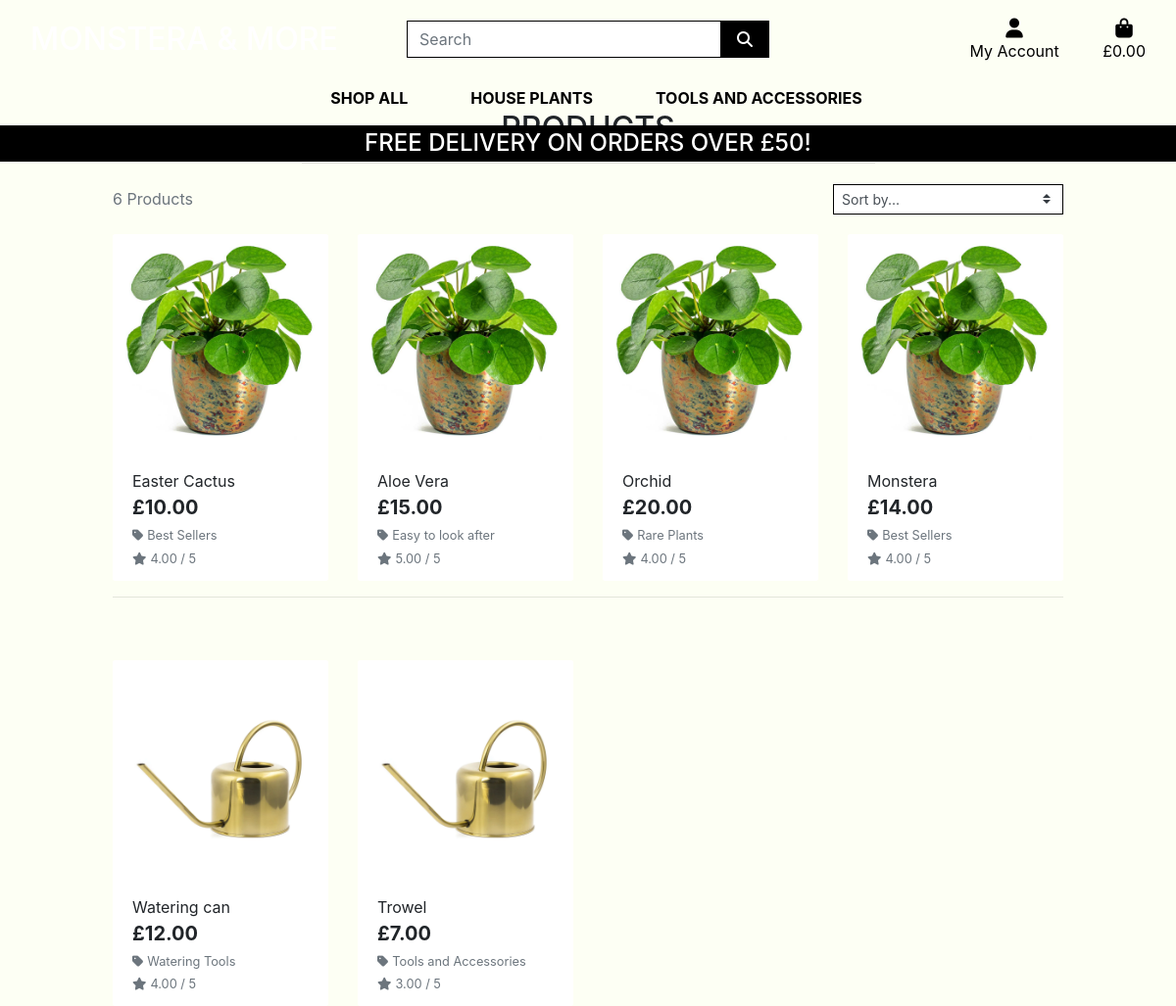
Screenshot of /products/ with the database file from the repository.
### products/models.py (models this page shows, shortened)
class Product(models.Model):
    category = models.ForeignKey('Category', null=True, blank=True, on_delete=models.SET_NULL)
    plant = models.BooleanField(null=True, blank=True)
    sku = models.CharField(max_length=254, null=True, blank=True)
    name = models.CharField(max_length=254)
    description = models.TextField()
    has_sizes = models.BooleanField(default=False, null=True, blank=True)
    price = models.DecimalField(max_digits=6, decimal_places=2)
    rating = models.DecimalField(max_digits=6, decimal_places=2, null=True, blank=True)
    image_url = models.URLField(max_length=1024, null=True, blank=True)
    image = models.ImageField(null=True, blank=True)

class Category(models.Model):
    class Meta:
        verbose_name_plural = 'Categories'
    name = models.CharField(max_length=254)
    friendly_name = models.CharField(max_length=254, null=True, blank=True)

### products/views.py (the view, shortened to what this page needs)
# urls.py: path('', views.all_products, name='products'),
def all_products(request):
    products = Product.objects.all()
    query = None
    categories = None
    sort = None
    direction = None
    current_sorting = f'{sort}_{direction}'
    context = {
        'products': products,
        'search_term': query,
        'current_categories': categories,
        'current_sorting': current_sorting,
    }
    return render(request, 'products/products.html', context)

### bag/contexts.py (called while the page is built, shortened)
def bag_contents(request):
    bag_items = []
    total = 0
    product_count = 0
    bag = request.session.get('bag', {})
    if total < settings.FREE_DELIVERY_THRESHOLD:
        delivery = total * Decimal(settings.STANDARD_DELIVERY_PERCENTAGE / 100)
        free_delivery_delta = settings.FREE_DELIVERY_THRESHOLD - total
    else:
        delivery = 0
        free_delivery_delta = 0
    grand_total = delivery + total
    context = {
        'bag_items': bag_items,
        'total': total,
        'product_count': product_count,
        'delivery': delivery,
        'free_delivery_delta': free_delivery_delta,
        'free_delivery_threshold': settings.FREE_DELIVERY_THRESHOLD,
        'grand_total': grand_total,
    }
    return context

### products/templates/products/products.html (shortened to what this page needs)
{% extends "base.html" %}
{% load static %}
{% block content %}
    <div class="overlay"></div>
    <div class="container-fluid pt-5">
        <div class="row">
            <div class="col text-center mt-3">
                <h2 class="logo-font pt-5">Products</h2>
                <hr class="w-50 mb-1">
            </div>
        </div>
        <div class="row">
            <div class="product-container col-10 offset-1">
                <div class="row mt-1 mb-2">
                    <div class="col-12 col-md-6 my-auto order-md-last d-flex justify-content-center justify-content-md-end">
                        <div class="sort-select-wrapper w-50">
                            <select id="sort-selector" class="custom-select custom-select-sm rounded-0 border border-{% if current_sorting != 'None_None' %}info{% else %}black{% endif %}">
                                <option value="reset" {% if current_sorting == 'None_None' %}selected{% endif %}>Sort by...</option>
                            </select>
                        </div>
                    </div>
                    <div class="col-12 col-md-6 order-md-first">
                        <p class="text-muted mt-3 text-center text-md-left">
                            {{ products|length }} Products{% if search_term %} found for <strong>"{{ search_term }}"</strong>{% endif %}
                        </p>
                    </div>
                </div>
                <div class="row">
                    {% for product in products %}
                        <div class="col-sm-6 col-md-6 col-lg-4 col-xl-3">
                            <div class="card h-100 border-0">
                                {% if product.image %}
                                <a href="{% url 'product_detail' product.id %}">
                                    <img class="card-img-top img-fluid" src="{{ product.image.url }}" alt="{{ product.name }}">
                                </a>
                                {% else %}
                                <a href="{% url 'product_detail' product.id %}">
                                    <img class="card-img-top img-fluid" src="{{ MEDIA_URL }}noimage.png" alt="{{ product.name }}">
                                </a>
                                {% endif %}
                                <div class="card-body pb-0">
                                    <p class="mb-0">{{ product.name }}</p>
                                </div>
                                <div class="card-footer bg-white pt-0 border-0 text-left">
                                    <div class="row">
                                        <div class="col">
                                            <p class="lead mb-0 text-left font-weight-bold">£{{ product.price }}</p>
                                            {% if product.category %}
                                            <p class="small mt-1 mb-0">
                                                <a class="text-muted" href="{% url 'products' %}?category={{ product.category.name }}">
                                                    <i class="fas fa-tag mr-1"></i>{{ product.category.friendly_name }}
                                                </a>
                                            </p>
                                            {% endif %}
                                            {% if product.rating %}
                                                <small class="text-muted"><i class="fas fa-star mr-1"></i>{{ product.rating }} / 5</small>
                                            {% else %}
                                                <small class="text-muted">No Rating</small>
                                            {% endif %}
                                        </div>
                                    </div>
                                </div>
                            </div>
                        </div>
                        {% if forloop.counter|divisibleby:4 %}
                            <div class="col-12 d-none d-xl-block mb-5">
                                <hr>
                            </div>
                        {% endif %}
                    {% endfor %}
                </div>
            </div>
        </div>
    </div>
{% endblock %}

### templates/base.html (shortened to what this page needs)
{% load static %}
<!doctype html>
<html lang="en">
<head>
  {% block corecss %}
  <link rel="stylesheet" href="https://stackpath.bootstrapcdn.com/bootstrap/4.4.1/css/bootstrap.min.css"
>
  <link rel="stylesheet" href="{% static 'css/base.css' %}">
  {% endblock %}
</head>
<body>
  <header class="container-fluid fixed-top">
    <div id="topnav" class="row pt-lg-2 d-none d-lg-flex">
      <div class="col-12 col-lg-4 my-auto py-1 py-lg-0 text-center text-lg-left">
        <a href="{% url 'home' %}" class="nav-link main-logo-link">
          <h2 class="logo-font text-white my-0">Monstera &amp; more</h2>
        </a>
      </div>
      <div class="col-12 col-lg-4 my-auto py-1 py-lg-0">
        <form method="GET" action="{% url 'products' %}">
          <div class="input-group w-100">
            <input class="form-control border border-black rounded-0" type="text" name="q"
              placeholder="Search">
            <div class="input-group-append">
              <button class="form-control btn btn-black border border-black rounded-0" type="submit">
                <span class="icon">
                  <i class="fas fa-search"></i>
                </span>
              </button>
            </div>
          </div>
        </form>
      </div>
      <div class="col-12 col-lg-4 my-auto py-1 py-lg-0">
        <ul class="list-inline list-unstyled text-center text-lg-right my-0">
          <li class="list-inline-item dropdown">
            <a class="text-black nav-link" href="#" id="user-options" data-toggle="dropdown" aria-haspopup="true"
              aria-expanded="false">
              <div class="text-center">
                <div><i class="fas fa-user fa-lg"></i></div>
                <p class="my-0">My Account</p>
              </div>
            </a>
          </li>
          <li class="list-inline-item">
            <a class="{% if grand_total %}text-info font-weight-bold{% else %}text-black{% endif %} nav-link" href="{% url 'view_bag' %}">
              <div class="text-center">
                <div><i class="fas fa-shopping-bag fa-lg"></i></div>
                <p class="my-0">
                  {% if grand_total %}
                  £{{ grand_total|floatformat:2 }}
                  {% else %}
                  £0.00
                  {% endif %}
                </p>
              </div>
            </a>
          </li>
        </ul>
      </div>
    </div>
    <div class="row">
      <nav class="navbar navbar-expand-lg navbar-light w-100">
        {% include 'includes/mobile-top-header.html' %}
        {% include 'includes/main-nav.html' %}
      </nav>
    </div>
    <div id="delivery-banner" class="row text-center">
      <div class="col bg-black text-white">
          <h4 class="logo-font my-1">Free delivery on orders over £{{ free_delivery_threshold }}!</h4>
      </div>
  </header>
  {% block content %}
  {% endblock %}
</body>
</html>

### templates/includes/mobile-top-header.html (shortened to what this page needs)
<ul>
  </ul>

### templates/includes/main-nav.html (shortened to what this page needs)
<div class="collapse navbar-collapse" id="main-nav">
    <ul class="navbar-nav w-auto mx-auto">
        <li class="nav-item dropdown">
            <a class="logo-font font-weight-bold nav-link text-black mr-5" href="#" id="all-products-link" data-toggle="dropdown" aria-haspopup="true" aria-expanded="false">
                Shop All
            </a>
        </li>
        <li class="nav-item dropdown">
            <a class="logo-font font-weight-bold nav-link text-black mr-5" href="#" id="clothing-link" data-toggle="dropdown" aria-haspopup="true" aria-expanded="false">
                House plants
            </a>
        </li>
        <li class="nav-item dropdown">
            <a class="logo-font font-weight-bold nav-link text-black mr-5" href="#" id="homeware-link" data-toggle="dropdown" aria-haspopup="true" aria-expanded="false">
                Tools and accessories
            </a>
        </li>
    </ul>
</div>

### static/css/base.css (style rules this page uses)
html { height: 100%; }
body { background-color: #FDFFF4 !important; }
.icon { align-items: center; display: inline-flex; justify-content: center; height: 1.5rem; width: 1.5rem; }
.logo-font { text-transform: uppercase; }
.main-logo-link { width: fit-content; }
.btn-black { background: black; color: white; }
.text-black { color: #000 !important; }
.border-black { border: 1px solid black !important; }
.bg-black { background: #000 !important; }
.overlay { height: 100%; width: 100%; top: 0; left: 0; position: fixed; background: #FDFFF4; z-index: -1; }

### rows the page displays
Product: image (picture), name "Easter Cactus", price "10.00", category.friendly_name "Best Sellers", rating "4.00"
Product: image (picture), name "Aloe Vera", price "15.00", category.friendly_name "Easy to look after", rating "5.00"
Product: image (picture), name "Orchid", price "20.00", category.friendly_name "Rare Plants", rating "4.00"
Product: image (picture), name "Monstera", price "14.00", category.friendly_name "Best Sellers", rating "4.00"
Product: image (picture), name "Watering can", price "12.00", category.friendly_name "Watering Tools", rating "4.00"
Product: image (picture), name "Trowel", price "7.00", category.friendly_name "Tools and Accessories", rating "3.00"

### other values shown
{{ free_delivery_threshold }} "50"
{{ products|length }} "6"
